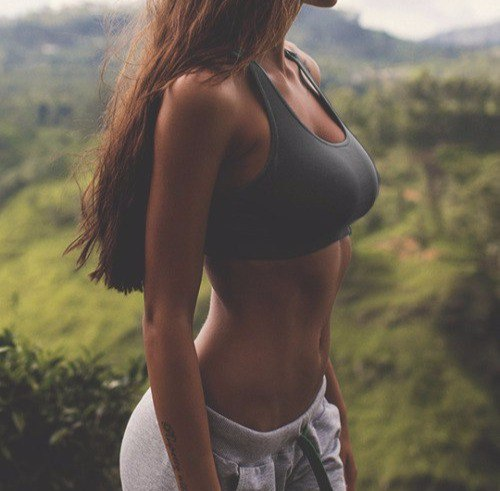
#> input picture hw#1/ttt.jpg, 500 x 491 px
$ python box_filter.py 'hw#1/ttt.jpg' 'hw#1/ttt.jpg' 5 5   (Python 2 division)
#> lines starting #> are read from the running program, lines starting #| are printed output that depends on the picture
from __future__ import print_function
from sys import argv
import os.path
import cv2
import numpy as np


def box_filter(src_path, dst_path, w, h):
#> called with src_path = 'hw#1/ttt.jpg', dst_path = 'hw#1/ttt.jpg', w = 5, h = 5
    img = cv2.imread(src_path)
#> img is the input picture: shape (491, 500, 3); mean B, G, R 81.3, 96.2, 106.1
    width, height, _ = img.shape
#> width = 491; height = 500
    integral_sum = cv2.integral(img)
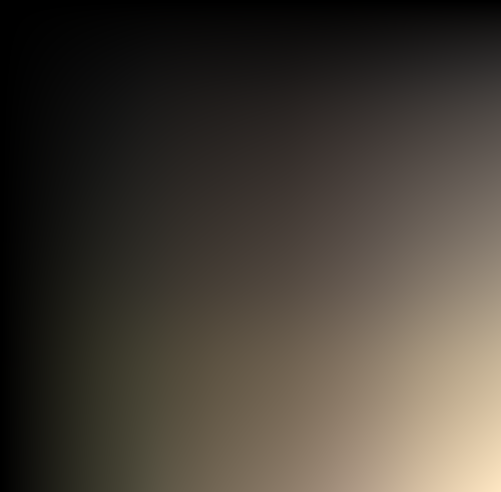
#> integral_sum: shape (492, 501, 3) int32; mean B, G, R 5595781.9, 6473613.9, 7143976.8; drawn with min black and max white
    for i in range(width):
        for j in range(height):
            w1 = max(i + w % 2 - w / 2, 0)
            h1 = max(j + h % 2 - h / 2, 0)
            w2 = min(i + w % 2 + w / 2, width)
            h2 = min(j + h % 2 + h / 2, height)
            cur_sum = integral_sum[w1][h1] + integral_sum[w2][h2] - integral_sum[w1][h2] - integral_sum[w2][h1]
            filter_size = (w2 - w1) * (h2 - h1)
            img.itemset((i, j, 0), np.uint8(float(cur_sum[0]) / filter_size))
            img.itemset((i, j, 1), np.uint8(float(cur_sum[1]) / filter_size))
            img.itemset((i, j, 2), np.uint8(float(cur_sum[2]) / filter_size))
    cv2.imwrite(dst_path, img)


if __name__ == '__main__':
    assert len(argv) == 5
    assert os.path.exists(argv[1])
    argv[3] = int(argv[3])
    argv[4] = int(argv[4])
    assert argv[3] > 0
    assert argv[4] > 0

    box_filter(*argv[1:])
